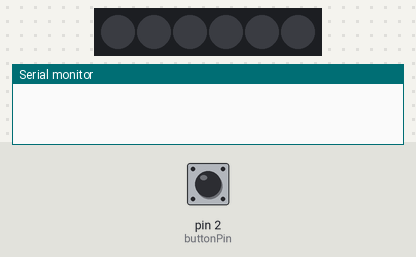
A sketch run on a simulated Arduino Uno, built for the host (arithmetic inside an expression is 32-bit, double 64-bit). Parts: 6 RGB LEDs in strip order, left to right, the last lines printed to the serial monitor. The test bench sets the inputs (shaded band); at power-on: pin 2 (buttonPin) LOW.

Above: at 1.2 s.
1.3 s: pin 2 (buttonPin) pulled HIGH for 3.2 s
At 1.7 s:
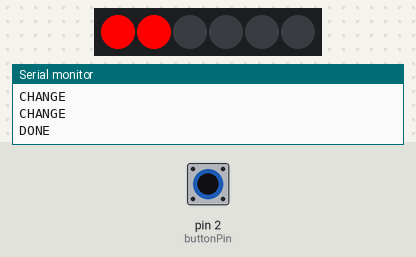
At 4.4 s:
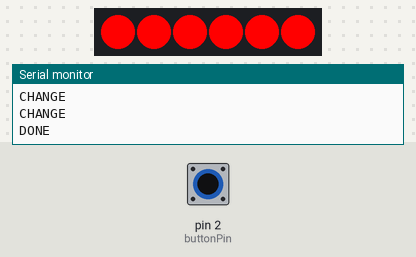
Timing chart, 0 to 5.9 s (numbered marks = the images above; inputs shaded):
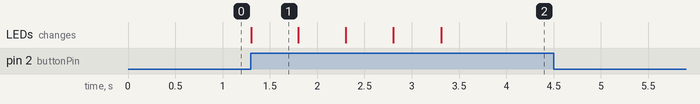

Measured:
- after the input at 1.3 s, the LEDs: change at once (image 1)
- what the display in image 1 shows lasts 0.5 s, from 1.3 s to 1.8 s

The sketch:

Game_code.ino
```cpp
#include <FastLED.h>

const int buttonPin = 2;
const int NUM_LED = 6;
const int ledPin = 13; // LED pin number
int x = 0;
int myArray[] = {1, 0, 0, 0, 0, 0}; // Define array

/*Led Top 19
18
5
17
16
4
*/

CRGB strip_1[NUM_LED];

void setup() {
  pinMode(buttonPin, INPUT_PULLDOWN);
  pinMode(ledPin, OUTPUT); // Set the LED pin as an output
  FastLED.addLeds<WS2812B, ledPin, GRB>(strip_1, NUM_LED);
  Serial.begin(9600); // Start serial communication
}

void loop() {
  if (digitalRead(buttonPin) == HIGH) {
    // Button is pressed
    // Perform desired actions here
    Serial.println("Button pressed!");
    x += 1;
    myArray[x] = 1;
  FastLED.clear();
  // Iterate through the array
  for (int i = 0; i < NUM_LED; i++) {
    // Check if the current element of the array is equal to 1
    if (myArray[i] == 1) {
      Serial.println("CHANGE");
      // Light up the LED in red (simulate by printing a message)
      // Set the color of each LED individually
      strip_1[i] = CRGB(255, 0, 0);  // Set to red (RGB color: 255, 0, 0)
    } else {
      // Print a message indicating that the number is not equal to 1
      strip_1[i] = CRGB(0, 0, 0);  // Set to nothing
    }
  }

  FastLED.show();
  Serial.println("DONE"); // Delay for 1 second between each iteration
  // End of loop
  delay(500);
  }
}
```
